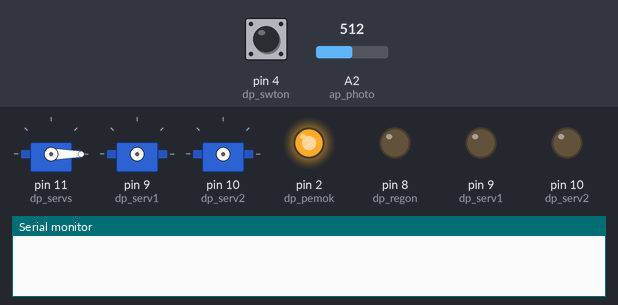
Recording of a sketch running on a simulated Arduino Uno, built with avr-gcc and run on an emulated ATmega328P. Parts: 3 × servo, output pins drawn as LEDs (lit = HIGH), the last lines printed to the serial monitor. The inputs (shaded band) are chosen by the test bench; at power-on: pin 4 (dp_swton) LOW, A2 (ap_photo) = 512. Pins used as bus, display or sensor lines are not drawn.

Above: at 4.2 s.
4.3 s: pin 4 (dp_swton) pulled HIGH for 0.15 s
At 4.9 s:
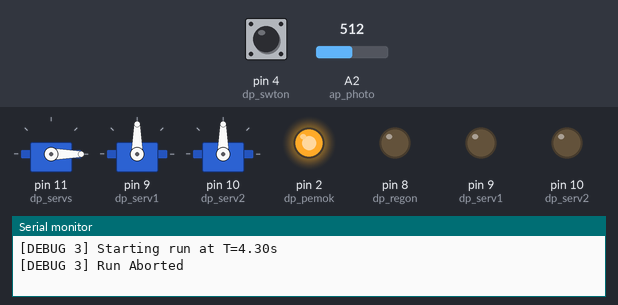
5.9 s: pin 4 (dp_swton) pulled HIGH for 3.2 s
At 6.6 s:
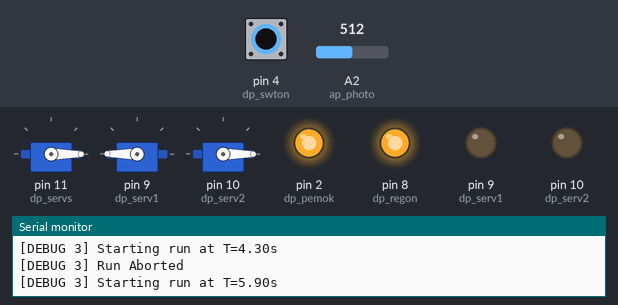
Timing chart, 0 to 10.6 s (numbered marks = the images above; inputs shaded):
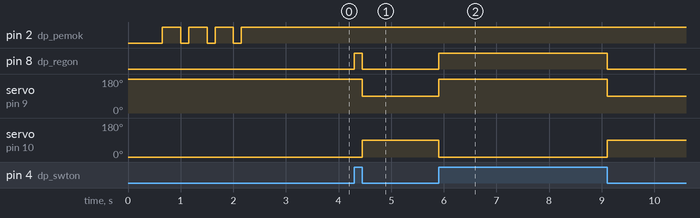

Measured:
- after the input at 4.3 s, pin 8 (dp_regon): LOW → HIGH at once, → LOW 0.15 s later; servo on pin 9 (dp_serv1): 180° → 90° after 0.15 s; servo on pin 10 (dp_serv2): 0° → 90° after 0.15 s
- after the input at 5.9 s, pin 8 (dp_regon): LOW → HIGH at once, → LOW 3.2 s later; servo on pin 9 (dp_serv1): 90° → 180° at once, → 90° 3.2 s later; servo on pin 10 (dp_serv2): 90° → 0° at once, → 90° 3.2 s later

The sketch:

MotorController18.ino
```cpp
/*
 * ============== ChemE Car Motor Controller v1.1 ==============
 * Author: Tanner Bobak, University of Colorado Boulder
 *
 * Notes:
 * - Photoresistor resistance increases in darker conditions
 *   (about 700ohm lit, 1Mohm dark), so voltage read will drop.
 */

#include <Servo.h>

// Digital Pin Configuration
const int dp_spect = 0;  // Spectrophotometer light
const int dp_batok = 1;  // Battery OK light
const int dp_pemok = 2;  // Fuel Cell OK light
const int dp_swton = 4;  // Read on switch
const int dp_regon = 8;  // DC/DC conv. on
const int dp_serv1 = 9;  // Motor 1
const int dp_serv2 = 10; // Motor 2
const int dp_servs = 11; // Stirring servo

// Analog Pin Configuration
const int ap_rebat = 0;  // Battery voltage (VIN) divider
const int ap_repem = 1;  // PEM voltage divider
const int ap_photo = 2;  // Photoresistor

// Voltage divider
const float div_const = 4.7/(10+4.7);

// "OK" voltages for battery and PEM
const float vbat_ok = 5.5;
const float vpem_ok = 7;

// Servo objects
Servo servo1;
Servo servo2;
Servo stirvo;

// Spectrophotometer configuration variables
const float vdrop_frac = 0.8; // Deactivate
const int stir_speed = 9; // 0-9, 0 is off, 9 is max speed.
int base_light = 1023; // Baseline light level, used as reference
int setup_samples = 10; // Samples to take for baseline light value.

// Timers (NO EFFECT ON STOPPING, DEBUG PURPOSES ONLY)
unsigned long run_time;       // Tracks time since start of run.
unsigned long update_time;    // Slows update rate of some messages.
const int update_rate = 5000; // Update rate in ms

// Debug level, prints a lot of output regarding state
// 0 = no output to serial
// 1 = light levels
// 2 = voltages (bat, PEM)
// 3 = timing data (run time)
// 4 = all
const int debug_level = 3;

// Move car or not
bool run_car = false;

// Has the iodine clock changed color?
bool color_change = false;

// Prints debug message
void debug(int level, String msg) {
  if(debug_level == level || debug_level == 4)
    Serial.println("[DEBUG " + String(level) + "] " + msg);
}

// Convert millis to seconds
float getSeconds(unsigned long m) {
  return m/1000.0;
}

float analogToV(int v) {
  return ((float(v)/1023)*5.0)/div_const;
}

// Attach the motors that move the car and run
void attachAndWrite() {
    // Turn on converter.
    digitalWrite(dp_regon, HIGH);

    if(!servo1.attached())
      servo1.attach(dp_serv1);
    if(!servo2.attached())
      servo2.attach(dp_serv2);

    // Adjust these for steering
    servo1.write(180);
    servo2.write(0);
}

// Detach the motors that move the car and stop
void detachAndWrite() {
    servo1.write(90);
    servo2.write(90);

    servo1.detach();
    servo2.detach();

    // Turn off converter.
    digitalWrite(dp_regon, LOW);
}

void setup() {
  if(debug_level > 0) Serial.begin(9600);
  debug(4, "===== RESET =====");

  // Pin Modes
  pinMode(dp_spect, OUTPUT);
  pinMode(dp_batok, OUTPUT);
  pinMode(dp_pemok, OUTPUT);
  pinMode(dp_swton, INPUT);
  pinMode(dp_regon, OUTPUT);
  pinMode(dp_serv1, OUTPUT);
  pinMode(dp_serv2, OUTPUT);
  pinMode(dp_servs, OUTPUT);

  // Turn off the DC/DC converter
  digitalWrite(dp_regon, LOW);

  // Turn on the spectrophotometer
  digitalWrite(dp_spect, HIGH);

  // Set up the spectrophotometer
  debug(4, "Setting up spectrophotometer...");
  int sum = 0;
  for(int i = 0; i < setup_samples; i++) {
    int value = analogRead(ap_photo);
    sum += value;
    debug(4, "Read " + String(value) + " for light level.");
    delay(50); // Temporal spacing
  }

  base_light = sum/setup_samples;
  debug(1, "Baseline light level: " + String(base_light));

  // Start stirring
  debug(4, "Starting stirplate...");
  stirvo.attach(dp_servs);
  stirvo.write((stir_speed-9)*-10);

  // Flash lights to let us know its ready to go.
  debug(4, "Spectrophotometer ready.");
  for(int i = 0; i < 4; i++) {
    digitalWrite(dp_batok, LOW);
    digitalWrite(dp_pemok, LOW);
    delay(150);
    digitalWrite(dp_batok, HIGH);
    digitalWrite(dp_pemok, HIGH);
    delay(350);
  }

  delay(500);

  // Show state of voltages
  debug(4, "Reading voltages...");
  float vbat = analogToV(analogRead(ap_rebat));
  float vpem = analogToV(analogRead(ap_repem));

  debug(4, "Battery volatage: " + String(vbat) + "V");
  debug(4, "PEM volatage: " + String(vpem) + "V");

  if(vbat < vbat_ok) {
    digitalWrite(dp_batok, LOW);
    debug(2, "Low battery voltage: " + String(vbat) + "V");
  }

  if(vpem < vpem_ok) {
    digitalWrite(dp_pemok, LOW);
    debug(2, "Low fuel cell voltage: " + String(vpem) + "V");
  }

}

void loop() {
  // Start switch handling
  if(!run_car && !color_change && digitalRead(dp_swton) == HIGH) {
    run_car = true;
    attachAndWrite();
    run_time = millis();
    debug(3, "Starting run at T=" + String(getSeconds(run_time)) + "s");
  } else if(!color_change && digitalRead(dp_swton) == LOW) {
    run_time = 0;
    if(run_car) debug(3, "Run Aborted");
    run_car = false;
    detachAndWrite();
  }

  int light_value = analogRead(ap_photo);
  if(millis() - update_time > update_rate) {
    update_time = millis();
    debug(1, "Light level: " + String(light_value) + " -~- " +
              int(vdrop_frac*base_light));
  }

  if(run_car && light_value < int(vdrop_frac*base_light)) {
    run_car = false;
    color_change = true;
    detachAndWrite();
    unsigned long cur_time = millis();
    debug(3, "Ending run at T=" + String(getSeconds(cur_time)) +
             "s. Run Time is " + String(getSeconds(cur_time-run_time)) +
             "s.");
    run_time = 0;
  }
}
```
